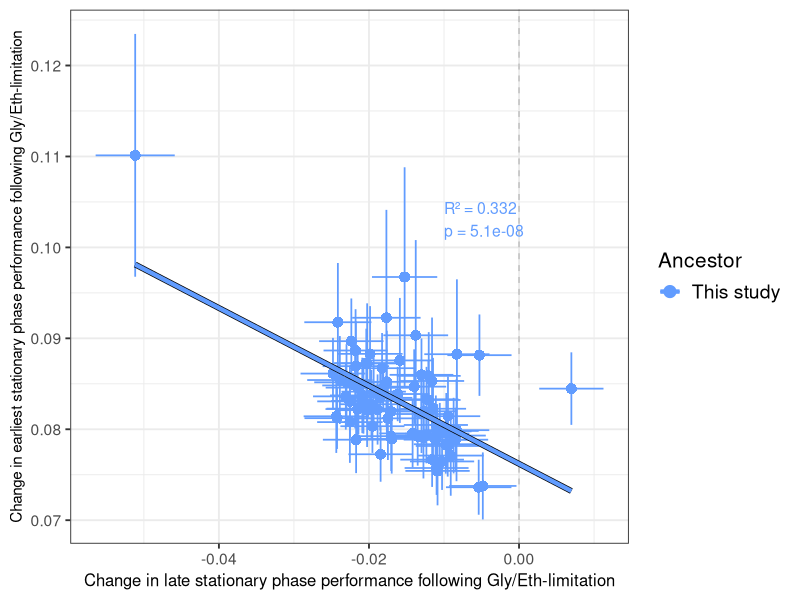

This figure's R source:
###Figure 5###
library(ggplot2)
library(dplyr)
library(broom)
df <- read.csv("../R_data/adaptive_haploid_SMF2.csv")
X_VAR <- "late_stationary_performance_mean_change_from_ancestor"
Y_VAR <- "earliest_stationary_phase_mean_change_from_ancestor"
FACET_VAR <- "ancestor"
# Ancestor label mapping
label_map <- c(
    "Jason_ancestor"   = "This study",
    "Levy_ancestor"    = "Levy et al. 2015",
    "Yuping_ancestor"  = "Li et al. 2019"
)
df$ancestor_label <- label_map[df[[FACET_VAR]]]
df <- df %>% filter(!is.na(ancestor_label))
df$ancestor_label <- droplevels(factor(df$ancestor_label))
df <- df %>% filter(!is.na(.data[[X_VAR]]) & !is.na(.data[[Y_VAR]]))
# Error columns
x_pos <- which(names(df) == X_VAR)
y_pos <- which(names(df) == Y_VAR)
X_ERR_VAR <- names(df)[x_pos + 1]
Y_ERR_VAR <- names(df)[y_pos + 1]
# Statistics per ancestor group
stats_df <- df %>%
    group_by(ancestor_label) %>%
    summarise(
        n = n(),
        r2 = if(n >= 3) {
            fit <- lm(.data[[Y_VAR]] ~ .data[[X_VAR]])
            summary(fit)$r.squared
        } else NA_real_,
        pval = if(n >= 3) {
            fit <- lm(.data[[Y_VAR]] ~ .data[[X_VAR]])
            coef(summary(fit))[2, 4]
        } else NA_real_,
        .groups = "drop"
    ) %>%
    filter(!is.na(r2), !is.na(pval)) %>%
    arrange(desc(ancestor_label)) %>%
    mutate(
        label = paste0("R² = ", round(r2, 3), "\np = ", signif(pval, 2)),
        x = -0.01,
        y = 0.105 - (0.025 * (row_number() - 1))
    )
# Define consistent color mapping for all ancestors
ancestor_colors <- c(
    "Levy et al. 2015" = "#F8766D",
    "Li et al. 2019" = "#00BA38",
    "This study" = "#619CFF"
)
# ============== Plot ==============
p <- ggplot(df, aes(x = .data[[X_VAR]], y = .data[[Y_VAR]], color = ancestor_label, shape = ploidy_consensus)) +
    
    # --- MODIFIED: y=0 line is removed, but x=0 line is kept ---
    # geom_hline(yintercept = 0, color = "grey", linetype = "dashed") + # This remains removed
    geom_vline(xintercept = 0, color = "grey", linetype = "dashed") +   # This is put back
    
    # Error crosses
    geom_segment(
        aes(x = .data[[X_VAR]] - .data[[X_ERR_VAR]], xend = .data[[X_VAR]] + .data[[X_ERR_VAR]], y = .data[[Y_VAR]], yend = .data[[Y_VAR]]),
        linewidth = 0.6
    ) +
    geom_segment(
        aes(x = .data[[X_VAR]], xend = .data[[X_VAR]], y = .data[[Y_VAR]] - .data[[Y_ERR_VAR]], yend = .data[[Y_VAR]] + .data[[Y_ERR_VAR]]),
        linewidth = 0.6
    ) +
    
    # Data points
    geom_point(size = 3, stroke = 1.1) +
    
    # Trendlines
    geom_smooth(
        method = "lm", 
        se = FALSE,
        aes(group = ancestor_label), 
        color = "black",        
        linewidth = 2.0,         
        show.legend = FALSE
    ) +
    geom_smooth(
        method = "lm", 
        se = FALSE,
        aes(group = ancestor_label), 
        linewidth = 1.5          
    ) +
    
    # Stats text
    geom_text(
        data = stats_df,
        aes(x = x, y = y, label = label, color = ancestor_label),
        inherit.aes = FALSE,
        hjust = 0, vjust = 1, size = 4, show.legend = FALSE
    ) +
    
    # Manual color and shape scales
    scale_color_manual(values = ancestor_colors, 
                       breaks = names(ancestor_colors)) +
    scale_shape_manual(
        name = "Ploidy",
        values = c("haploid" = 16, "diploid" = 17, "undetermined" = 4),
        labels = c("haploid" = "Haploid", "diploid" = "Diploid", "undetermined" = "Undetermined"),
        na.value = 4,
        guide = "none" 
    ) +
    
    # Axis labels
    labs(
        color = "Ancestor",
        y = "Change in earliest stationary phase performance following Gly/Eth-limitation",
        x = "Change in late stationary phase performance following Gly/Eth-limitation"
    ) +
    theme_bw(base_size = 14) +
    theme(
        axis.title.x = element_text(size = 12),
        axis.title.y = element_text(size = 11),
        legend.text = element_text(size = 14),
        legend.title = element_text(size = 15)
    )
ggsave("figures/fig_5.pdf", p, width = 8, height = 6)
